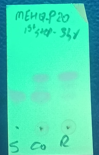
#> input picture dataset/MEHQ-P20_1st Step 3hr_21st July26.png, 99 x 155 px; its folder holds 4 pictures in this run
$ python corpus_scan.py --out out.png
#> lines starting #> are read from the running program, lines starting #| are printed output that depends on the picture
### tlc/core/determinism.py
"""Determinism environment — spec 03 §7.2.2. Import BEFORE numpy in every entry point.

Multi-threaded BLAS changes summation order, which changes the last ULP, which can flip a
threshold comparison and change a spot count. Single-threaded BLAS is mandatory, not tunable.
"""

import os

for _v in (
    "OMP_NUM_THREADS",
    "OPENBLAS_NUM_THREADS",
    "MKL_NUM_THREADS",
    "NUMEXPR_NUM_THREADS",
    "VECLIB_MAXIMUM_THREADS",
):
    os.environ[_v] = "1"
os.environ["PYTHONHASHSEED"] = "0"

### tlc/core/hashing.py
"""Content hashing helpers for the four run identifiers (spec 03 §7.2.1)."""

import hashlib
from pathlib import Path
from typing import Any

from tlc.core.canonical_json import canonical_json_bytes


def sha256_bytes(data: bytes) -> str:
    return hashlib.sha256(data).hexdigest()


# [6 lines left out: function sha256_file, not called in this run]


def sha256_canonical(obj: Any) -> str:
    return sha256_bytes(canonical_json_bytes(obj))


# [13 lines left out: function tree_fingerprint, not called in this run]

### tlc/config/loader.py
"""PipelineConfig loader (spec 03 §7.10): the TOML document is loaded verbatim, hashed, and
embedded in every result. Released files are immutable; CI checks config/pipeline/HASHES.txt."""

import tomllib
from pathlib import Path

from tlc.core.hashing import sha256_bytes, sha256_canonical

ROOT = Path(__file__).resolve().parent.parent.parent
PIPELINE_DIR = ROOT / "config" / "pipeline"


def load_pipeline(version: str) -> tuple[dict, str, str]:
    """Return (config_document, config_hash, config_ref) for a released version."""
    path = PIPELINE_DIR / f"v{version}.toml"
    raw = path.read_bytes()
    doc = tomllib.loads(raw.decode("utf-8"))
    if doc.get("version") != version:
        raise ValueError(f"{path.name} declares version {doc.get('version')!r}, expected {version!r}")
    doc["config_ref"] = str(path.relative_to(ROOT))
    doc["config_file_sha256"] = sha256_bytes(raw)
    return doc, sha256_canonical(doc), doc["config_ref"]


def released_hashes() -> dict[str, str]:
    return {p.name: sha256_bytes(p.read_bytes()) for p in sorted(PIPELINE_DIR.glob("v*.toml"))}

### scripts/corpus_scan.py
"""Run every real plate through the shipped pipeline with the lab's standard lane roles and record
what a chemist would see: counted bands per lane, candidates, refusals, photometry mode.

This is the real-plate regression surface. Synthetic gates measure the detector against ground truth;
this measures what changes on the plates the lab actually shot when the code changes. Two scans
diffed against each other are how a "fix" proves it did not cost anything elsewhere (M-025).

    uv run python scripts/corpus_scan.py --out reports/corpus_scan_<tag>.json
"""

import argparse
import json
from concurrent.futures import ProcessPoolExecutor
from pathlib import Path

import tlc.core.determinism  # noqa: F401  (sets BLAS env; MUST import before numpy)

# isort: split

import numpy as np
from PIL import Image, ImageOps

ROOT = Path(__file__).resolve().parents[1]
LABELS = ("S", "R", "co", "sd")


def _config():
    from tlc.config.loader import load_pipeline
    from tlc.jobs.service import DEFAULT_PIPELINE_VERSION
    from tlc.pipeline.configs import Config
    from tlc.pipeline.runner import RunConfig

    doc, _, _ = load_pipeline(DEFAULT_PIPELINE_VERSION)
    grid = json.loads((ROOT / doc["ensemble"]["grid_ref"]).read_text())
    op = json.loads((ROOT / doc["operating_point"]["ref"]).read_text())
    cfgs, ws = [], []
    for row in grid["configs"]:
        m, rest = row["key"].split("@")
        r, sv, ex, pm = rest.split("/")
        cfgs.append(Config(m, int(r), sv, ex, pm))
        ws.append(row["weight"])
    t = op["tiers"]
    return RunConfig(grid=tuple(cfgs), weights=tuple(ws), grid_id=grid["id"],
                     reported_agreement_min=t["reported"]["agreement_min"],
                     candidate_agreement_min=t["candidate"]["agreement_min"],
                     p_med_max=t["reported"]["p_med_max"], z_med_min=t["reported"]["z_med_min"],
                     n_surrogates=int(doc["ensemble"]["n_surrogates"]), n_lanes=4, lane_labels=LABELS,
                     header_frac=float(doc["bands"]["header_frac"]), label_row_frac=float(doc["bands"]["label_row_frac"]))


def one(path_str: str) -> dict:
    from tlc.core.hashing import sha256_bytes
    from tlc.pipeline.runner import run_plate

    p = Path(path_str)
    data = p.read_bytes()
    im = ImageOps.exif_transpose(Image.open(p))
#> im is the input picture: PIL image 99x155 RGBA; mean R, G, B, A 70.3, 219.2, 180.8, 255
    rgb = np.asarray(im.convert("RGB"))
    seed = int(sha256_bytes(data)[:16], 16) ^ 20260826
    out = run_plate(rgb, _config(), seed=seed)
    lanes = {}
    for L in out.lanes:
        sp = [s for s in out.spots if s.lane_index == L.index]
        lanes[LABELS[L.index]] = {
            "confirmed": sum(1 for s in sp if s.status == "confirmed"),
            "candidate": sum(1 for s in sp if s.status == "candidate"),
            "quantified": bool(L.quantified), "streaking": bool(L.is_streaking), "empty": bool(L.is_empty),
            "bands": [{"id": s.id, "status": s.status, "y": round(float(s.y_px), 1),
                       "rst": None if s.rst is None else round(float(s.rst.value), 4),
                       "agree": round(float(s.ensemble.agreement), 3), "n_hit": s.ensemble.n_hit,
                       "snr": round(float(s.snr), 1)} for s in sp],
        }
    return {"file": p.name, "status": out.status, "photometry": out.photometry_mode,
            "refusals": sorted({r.code for r in out.refusals}), "lanes": lanes,
            "n_confirmed": sum(v["confirmed"] for v in lanes.values()),
            "n_candidate": sum(v["candidate"] for v in lanes.values()),
            "anchor": bool(out.anchor)}


def main() -> int:
    ap = argparse.ArgumentParser()
    ap.add_argument("--images", default="dataset")
    ap.add_argument("--out", required=True)
    ap.add_argument("--limit", type=int, default=0)
    a = ap.parse_args()
    files = sorted(str(p) for p in Path(a.images).rglob("*") if p.suffix.lower() in (".png", ".jpg", ".jpeg"))
    if a.limit:
        files = files[: a.limit]
    with ProcessPoolExecutor() as ex:
        rows = list(ex.map(one, files, chunksize=1))
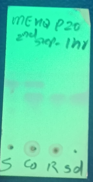
#> input picture dataset/MEHQ-P20_2nd Step 1hr_21st July26.png, 93 x 182 px
#> in one, im is the input picture: PIL image 93x182 RGBA; mean R, G, B, A 91.2, 219.4, 173.7, 255
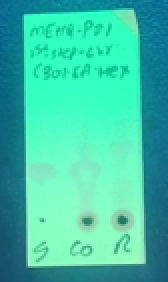
#> input picture dataset/MEHQ-P21_1st Step 6hr_22nd July26.png, 84 x 141 px (shown 2 times larger)
#> in one, im is the input picture: PIL image 84x141 RGBA; mean R, G, B, A 63.7, 196.6, 168.6, 255
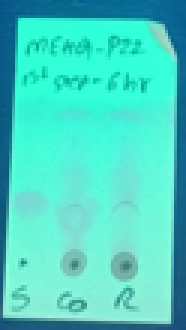
#> input picture dataset/MEHQ-P22_1st Step 6hr_22nd July26.png, 62 x 110 px (shown 3 times larger)
#> in one, im is the input picture: PIL image 62x110 RGBA; mean R, G, B, A 74.7, 212.5, 196.8, 255
    summary = {
        "n_plates": len(rows),
        "status_counts": {s: sum(1 for r in rows if r["status"] == s) for s in ("succeeded", "degraded", "refused")},
        "plates_with_any_confirmed_band": sum(1 for r in rows if r["n_confirmed"] > 0),
        "plates_with_anchor": sum(1 for r in rows if r["anchor"]),
        "total_confirmed": sum(r["n_confirmed"] for r in rows),
        "total_candidate": sum(r["n_candidate"] for r in rows),
        "confirmed_by_lane": {k: sum(r["lanes"][k]["confirmed"] for r in rows if k in r["lanes"]) for k in LABELS},
    }
    Path(a.out).write_text(json.dumps({"summary": summary, "plates": rows}, indent=1, sort_keys=True) + "\n")
    print(json.dumps(summary, indent=2))
    return 0


if __name__ == "__main__":
#> (the run stopped early here; a loop or call above may not have finished)
